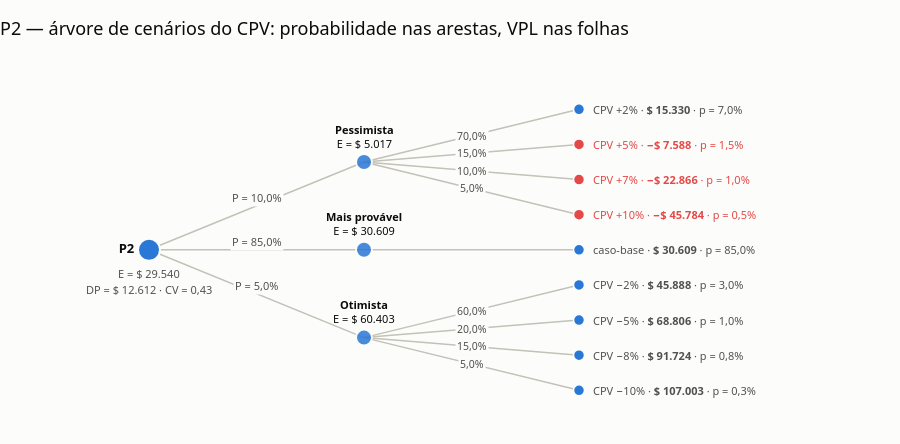

Notebook source saved alongside this figure:
### Code cell
fig = viz.grafico_arvore(ac, "P2", titulo="P2 — árvore de cenários do CPV: probabilidade nas arestas, VPL nas folhas")
viz.exportar(fig, f"{SAIDA}/arvore_p2")
fig

### Figure 1 — Plotly figure (JSON) as saved in the notebook; plotly's stock layout.template omitted (floating-point values rounded to 4 significant figures)
{"data": [{"hoverinfo": "skip", "line": {"color": "#c3c2b7", "width": 1.5}, "mode": "lines", "showlegend": false, "type": "scatter", "x": [0.0, 1.0, null, 0.0, 1.0, null, 0.0, 1.0, null, 1.0, 2.0, null, 1.0, 2.0, null, 1.0, 2.0, null, 1.0, 2.0, null, 1.0, 2.0, null, 1.0, 2.0, null, 1.0, 2.0, null, 1.0, 2.0, null, 1.0, 2.0, null], "y": [0.5, 0.8125, null, 0.5, 0.5, null, 0.5, 0.1875, null, 0.8125, 1.0, null, 0.8125, 0.875, null, 0.8125, 0.75, null, 0.8125, 0.625, null, 0.5, 0.5, null, 0.1875, 0.375, null, 0.1875, 0.25, null, 0.1875, 0.125, null, 0.1875, 0.0, null]}, {"hovertemplate": "<b>P2</b><br>E[VPL] = $ 29,540<br>DP = $ 12,612<br>CV = 0,43<extra></extra>", "marker": {"color": "#2a78d6", "line": {"color": "#fcfcfb", "width": 2}, "size": 22}, "mode": "markers+text", "showlegend": false, "text": ["<b>P2</b>"], "textfont": {"color": "#0b0b0b", "size": 13}, "textposition": "middle left", "type": "scatter", "x": [0.0], "y": [0.5]}, {"hovertemplate": "<b>Pessimista</b><br>P = 10,0%<br>E[VPL | hipótese] = $ 5.017<extra></extra>", "marker": {"color": "#2a78d6", "line": {"color": "#fcfcfb", "width": 2}, "opacity": 0.85, "size": 16}, "mode": "markers", "showlegend": false, "type": "scatter", "x": [1.0], "y": [0.8125]}, {"hovertemplate": "<b>Mais provável</b><br>P = 85,0%<br>E[VPL | hipótese] = $ 30.609<extra></extra>", "marker": {"color": "#2a78d6", "line": {"color": "#fcfcfb", "width": 2}, "opacity": 0.85, "size": 16}, "mode": "markers", "showlegend": false, "type": "scatter", "x": [1.0], "y": [0.5]}, {"hovertemplate": "<b>Otimista</b><br>P = 5,0%<br>E[VPL | hipótese] = $ 60.403<extra></extra>", "marker": {"color": "#2a78d6", "line": {"color": "#fcfcfb", "width": 2}, "opacity": 0.85, "size": 16}, "mode": "markers", "showlegend": false, "type": "scatter", "x": [1.0], "y": [0.1875]}, {"hovertemplate": "<b>Pessimista · CPV +2%</b><br>P conjunta = 7,0%<br>VPL = $ 15.330<extra></extra>", "marker": {"color": "#2a78d6", "line": {"color": "#fcfcfb", "width": 1.5}, "size": 11}, "mode": "markers", "showlegend": false, "type": "scatter", "x": [2.0], "y": [1.0]}, {"hovertemplate": "<b>Pessimista · CPV +5%</b><br>P conjunta = 1,5%<br>VPL = −$ 7.588<extra></extra>", "marker": {"color": "#e34948", "line": {"color": "#fcfcfb", "width": 1.5}, "size": 11}, "mode": "markers", "showlegend": false, "type": "scatter", "x": [2.0], "y": [0.875]}, {"hovertemplate": "<b>Pessimista · CPV +7%</b><br>P conjunta = 1,0%<br>VPL = −$ 22.866<extra></extra>", "marker": {"color": "#e34948", "line": {"color": "#fcfcfb", "width": 1.5}, "size": 11}, "mode": "markers", "showlegend": false, "type": "scatter", "x": [2.0], "y": [0.75]}, {"hovertemplate": "<b>Pessimista · CPV +10%</b><br>P conjunta = 0,5%<br>VPL = −$ 45.784<extra></extra>", "marker": {"color": "#e34948", "line": {"color": "#fcfcfb", "width": 1.5}, "size": 11}, "mode": "markers", "showlegend": false, "type": "scatter", "x": [2.0], "y": [0.625]}, {"hovertemplate": "<b>Mais provável</b><br>P conjunta = 85,0%<br>VPL = $ 30.609<extra></extra>", "marker": {"color": "#2a78d6", "line": {"color": "#fcfcfb", "width": 1.5}, "size": 11}, "mode": "markers", "showlegend": false, "type": "scatter", "x": [2.0], "y": [0.5]}, {"hovertemplate": "<b>Otimista · CPV −2%</b><br>P conjunta = 3,0%<br>VPL = $ 45.888<extra></extra>", "marker": {"color": "#2a78d6", "line": {"color": "#fcfcfb", "width": 1.5}, "size": 11}, "mode": "markers", "showlegend": false, "type": "scatter", "x": [2.0], "y": [0.375]}, {"hovertemplate": "<b>Otimista · CPV −5%</b><br>P conjunta = 1,0%<br>VPL = $ 68.806<extra></extra>", "marker": {"color": "#2a78d6", "line": {"color": "#fcfcfb", "width": 1.5}, "size": 11}, "mode": "markers", "showlegend": false, "type": "scatter", "x": [2.0], "y": [0.25]}, {"hovertemplate": "<b>Otimista · CPV −8%</b><br>P conjunta = 0,8%<br>VPL = $ 91.724<extra></extra>", "marker": {"color": "#2a78d6", "line": {"color": "#fcfcfb", "width": 1.5}, "size": 11}, "mode": "markers", "showlegend": false, "type": "scatter", "x": [2.0], "y": [0.125]}, {"hovertemplate": "<b>Otimista · CPV −10%</b><br>P conjunta = 0,3%<br>VPL = $ 107.003<extra></extra>", "marker": {"color": "#2a78d6", "line": {"color": "#fcfcfb", "width": 1.5}, "size": 11}, "mode": "markers", "showlegend": false, "type": "scatter", "x": [2.0], "y": [0.0]}], "layout": {"annotations": [{"bgcolor": "#fcfcfb", "font": {"color": "#52514e", "size": 11}, "showarrow": false, "text": "P = 10,0%", "x": 0.5, "y": 0.6562, "yshift": 8}, {"bgcolor": "#fcfcfb", "font": {"color": "#52514e", "size": 11}, "showarrow": false, "text": "P = 85,0%", "x": 0.5, "y": 0.5, "yshift": 8}, {"bgcolor": "#fcfcfb", "font": {"color": "#52514e", "size": 11}, "showarrow": false, "text": "P = 5,0%", "x": 0.5, "y": 0.3438, "yshift": 8}, {"bgcolor": "#fcfcfb", "font": {"color": "#52514e", "size": 10.5}, "showarrow": false, "text": "70,0%", "x": 1.5, "y": 0.9062}, {"bgcolor": "#fcfcfb", "font": {"color": "#52514e", "size": 10.5}, "showarrow": false, "text": "15,0%", "x": 1.5, "y": 0.8438}, {"bgcolor": "#fcfcfb", "font": {"color": "#52514e", "size": 10.5}, "showarrow": false, "text": "10,0%", "x": 1.5, "y": 0.7812}, {"bgcolor": "#fcfcfb", "font": {"color": "#52514e", "size": 10.5}, "showarrow": false, "text": "5,0%", "x": 1.5, "y": 0.7188}, {"bgcolor": "#fcfcfb", "font": {"color": "#52514e", "size": 10.5}, "showarrow": false, "text": "60,0%", "x": 1.5, "y": 0.2812}, {"bgcolor": "#fcfcfb", "font": {"color": "#52514e", "size": 10.5}, "showarrow": false, "text": "20,0%", "x": 1.5, "y": 0.2188}, {"bgcolor": "#fcfcfb", "font": {"color": "#52514e", "size": 10.5}, "showarrow": false, "text": "15,0%", "x": 1.5, "y": 0.1562}, {"bgcolor": "#fcfcfb", "font": {"color": "#52514e", "size": 10.5}, "showarrow": false, "text": "5,0%", "x": 1.5, "y": 0.09375}, {"font": {"color": "#52514e", "size": 11}, "showarrow": false, "text": "E = $ 29.540", "x": 0.0, "xanchor": "center", "y": 0.5, "yshift": -24}, {"font": {"color": "#52514e", "size": 11}, "showarrow": false, "text": "DP = $ 12.612 · CV = 0,43", "x": 0.0, "xanchor": "center", "y": 0.5, "yshift": -40}, {"align": "center", "font": {"color": "#0b0b0b", "size": 11}, "showarrow": false, "text": "<b>Pessimista</b><br>E = $ 5.017", "x": 1.0, "y": 0.8125, "yshift": 26}, {"align": "center", "font": {"color": "#0b0b0b", "size": 11}, "showarrow": false, "text": "<b>Mais provável</b><br>E = $ 30.609", "x": 1.0, "y": 0.5, "yshift": 26}, {"align": "center", "font": {"color": "#0b0b0b", "size": 11}, "showarrow": false, "text": "<b>Otimista</b><br>E = $ 60.403", "x": 1.0, "y": 0.1875, "yshift": 26}, {"align": "left", "font": {"color": "#52514e", "size": 11}, "showarrow": false, "text": "CPV +2% · <b>$ 15.330</b> · p = 7,0%", "x": 2.0, "xanchor": "left", "xshift": 12, "y": 1.0}, {"align": "left", "font": {"color": "#e34948", "size": 11}, "showarrow": false, "text": "CPV +5% · <b>−$ 7.588</b> · p = 1,5%", "x": 2.0, "xanchor": "left", "xshift": 12, "y": 0.875}, {"align": "left", "font": {"color": "#e34948", "size": 11}, "showarrow": false, "text": "CPV +7% · <b>−$ 22.866</b> · p = 1,0%", "x": 2.0, "xanchor": "left", "xshift": 12, "y": 0.75}, {"align": "left", "font": {"color": "#e34948", "size": 11}, "showarrow": false, "text": "CPV +10% · <b>−$ 45.784</b> · p = 0,5%", "x": 2.0, "xanchor": "left", "xshift": 12, "y": 0.625}, {"align": "left", "font": {"color": "#52514e", "size": 11}, "showarrow": false, "text": "caso-base · <b>$ 30.609</b> · p = 85,0%", "x": 2.0, "xanchor": "left", "xshift": 12, "y": 0.5}, {"align": "left", "font": {"color": "#52514e", "size": 11}, "showarrow": false, "text": "CPV −2% · <b>$ 45.888</b> · p = 3,0%", "x": 2.0, "xanchor": "left", "xshift": 12, "y": 0.375}, {"align": "left", "font": {"color": "#52514e", "size": 11}, "showarrow": false, "text": "CPV −5% · <b>$ 68.806</b> · p = 1,0%", "x": 2.0, "xanchor": "left", "xshift": 12, "y": 0.25}, {"align": "left", "font": {"color": "#52514e", "size": 11}, "showarrow": false, "text": "CPV −8% · <b>$ 91.724</b> · p = 0,8%", "x": 2.0, "xanchor": "left", "xshift": 12, "y": 0.125}, {"align": "left", "font": {"color": "#52514e", "size": 11}, "showarrow": false, "text": "CPV −10% · <b>$ 107.003</b> · p = 0,3%", "x": 2.0, "xanchor": "left", "xshift": 12, "y": 0.0}], "height": 444, "hovermode": "closest", "margin": {"b": 20, "l": 20, "r": 20, "t": 70}, "showlegend": false, "title": {"text": "P2 — árvore de cenários do CPV: probabilidade nas arestas, VPL nas folhas"}, "xaxis": {"range": [-0.6, 3.4], "visible": false}, "yaxis": {"range": [-0.12, 1.14], "visible": false}}}
